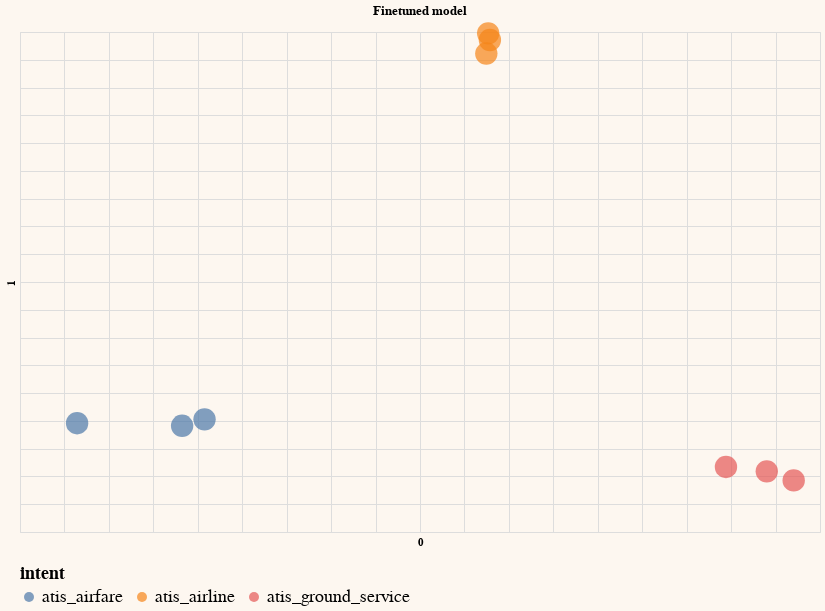

Here is the notebook cell this chart was saved with:
### Code cell
# Embed the dataset - use the finetuned model this time
df_ft = df.copy()
df_ft['intent'] = intents

df_ft['query_embeds'] = get_embeddings(df_ft['query'].tolist(), model=atis_ft_v1)

# Reduce embeddings to 2 dimensions
embeds_ft = np.array(df_ft['query_embeds'].tolist())
embeds_ft_pc2 = get_pc(embeds_ft,2)

# Plot the 2D embeddings from a finetuned model
df_ft_pc2 = pd.concat([df_ft, pd.DataFrame(embeds_ft_pc2)], axis=1)
df_ft_pc2.columns = df_ft_pc2.columns.astype(str)
generate_chart(df_ft_pc2.iloc[:sample],'0','1',lbl='off',color='intent', title='Finetuned model')

### Figure 1 — Vega-Lite specification as saved in the notebook (floating-point values rounded to 4 significant figures; data arrays with more than 128 entries replaced by an {"elided": "..."} marker saying what was removed)
{"config": {"view": {"continuousWidth": 400, "continuousHeight": 300}, "background": "#FDF7F0", "legend": {"labelFontSize": 18, "orient": "bottom", "titleFontSize": 18}}, "layer": [{"mark": {"type": "circle", "size": 500}, "encoding": {"color": {"field": "intent", "type": "nominal"}, "tooltip": [{"field": "query", "type": "nominal"}], "x": {"axis": {"domain": false, "labels": false, "ticks": false}, "field": "0", "scale": {"zero": false}, "type": "quantitative"}, "y": {"axis": {"domain": false, "labels": false, "ticks": false}, "field": "1", "scale": {"zero": false}, "type": "quantitative"}}}, {"mark": {"type": "text", "align": "left", "baseline": "middle", "dx": 10}, "encoding": {"color": {"field": "intent", "type": "nominal"}, "tooltip": [{"field": "query", "type": "nominal"}], "x": {"axis": {"domain": false, "labels": false, "ticks": false}, "field": "0", "scale": {"zero": false}, "type": "quantitative"}, "y": {"axis": {"domain": false, "labels": false, "ticks": false}, "field": "1", "scale": {"zero": false}, "type": "quantitative"}}}], "data": {"name": "data-9b9a959d6d12a51d6e2521f114b431b1"}, "height": 500, "title": "Finetuned model", "width": 800, "$schema": "https://vega.github.io/schema/vega-lite/v4.17.0.json", "datasets": {"data-9b9a959d6d12a51d6e2521f114b431b1": [{"query": " which airlines fly from boston to washington dc via other cities", "intent": "atis_airline", "query_embeds": {"elided": "2048 float values"}, "0": 12.67, "1": 59.76}, {"query": " show me the airlines that fly between toronto and denver", "intent": "atis_airline", "query_embeds": {"elided": "2048 float values"}, "0": 12.86, "1": 58.56}, {"query": " show me round trip first class tickets from new york to miami", "intent": "atis_airfare", "query_embeds": {"elided": "2048 float values"}, "0": -21.76, "1": -10.88}, {"query": " i'd like the lowest fare from denver to pittsburgh", "intent": "atis_airfare", "query_embeds": {"elided": "2048 float values"}, "0": -33.58, "1": -10.42}, {"query": " show me a list of ground transportation at boston airport", "intent": "atis_ground_service", "query_embeds": {"elided": "2048 float values"}, "0": 44.01, "1": -19.08}, {"query": " show me boston ground transportation", "intent": "atis_ground_service", "query_embeds": {"elided": "2048 float values"}, "0": 39.42, "1": -18.29}, {"query": " of all airlines which airline has the most arrivals in atlanta", "intent": "atis_airline", "query_embeds": {"elided": "2048 float values"}, "0": 12.46, "1": 56.12}, {"query": " what ground transportation is available in boston", "intent": "atis_ground_service", "query_embeds": {"elided": "2048 float values"}, "0": 47.04, "1": -20.71}, {"query": " i would like your rates between atlanta and boston on september third", "intent": "atis_airfare", "query_embeds": {"elided": "2048 float values"}, "0": -19.24, "1": -9.724}]}}
